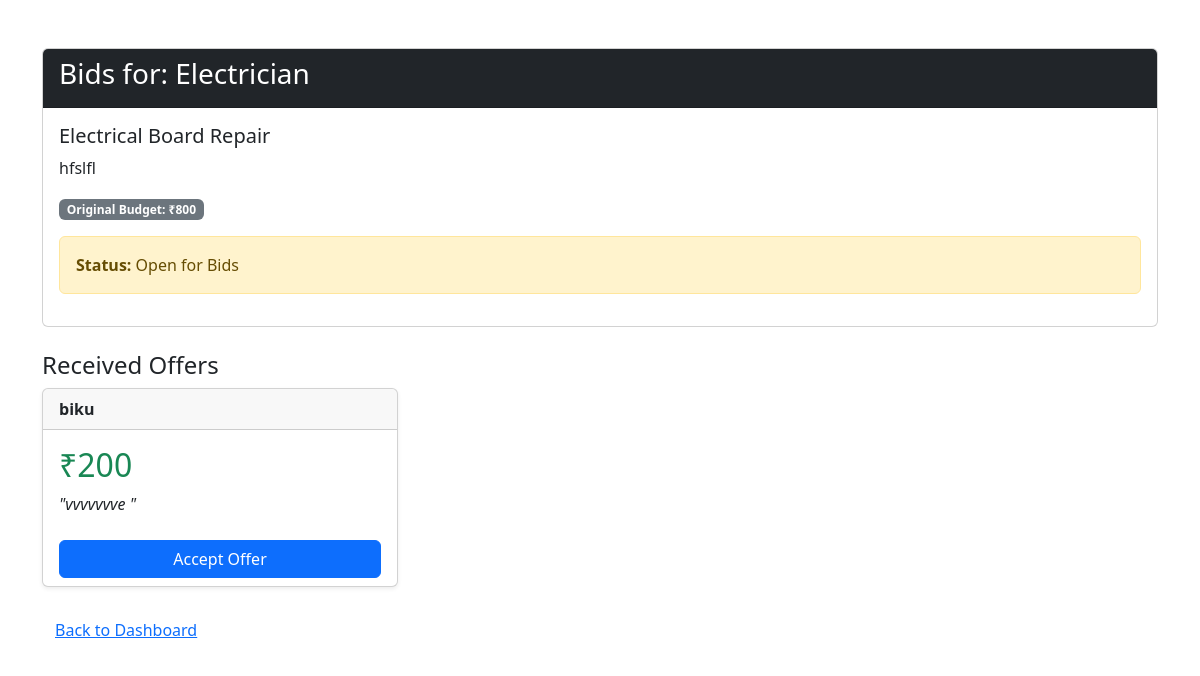
Before: /view_bids/6 (signed in) with the older database file.
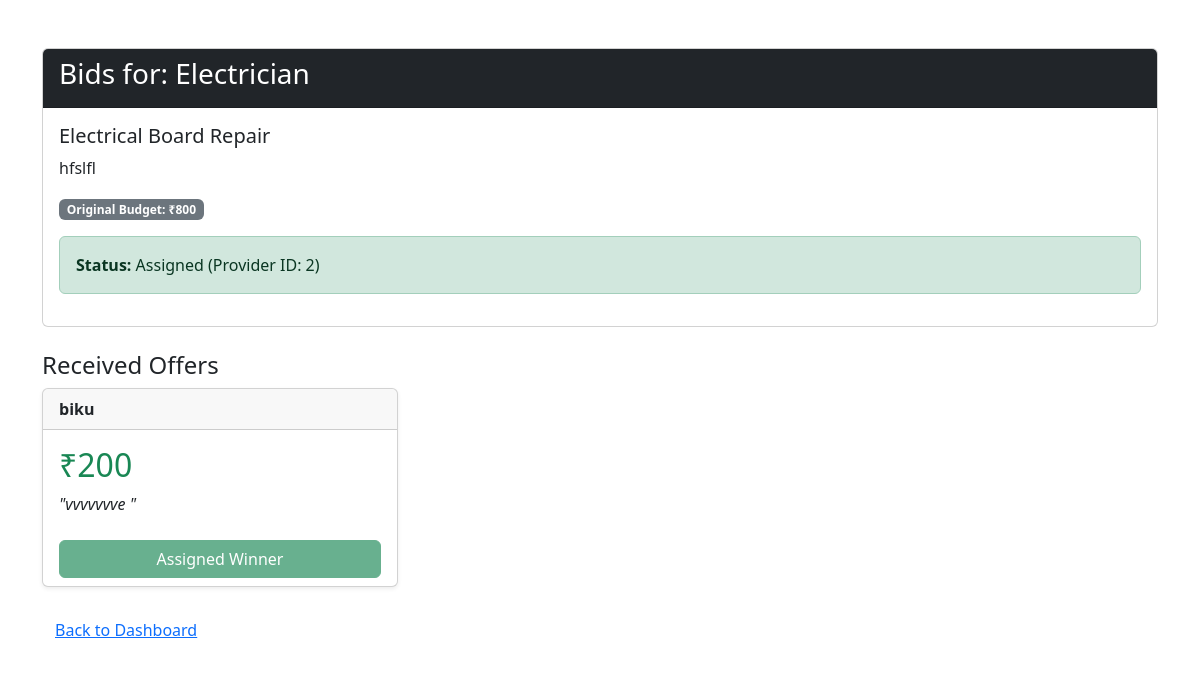
After: the same page with the newer database file.
### app.py (models this page shows)
class service_request(db.Model):
    id=db.Column(db.Integer, primary_key=True)
    consumer_id=db.Column(db.Integer, nullable=False)
    con_latitude = db.Column(db.Float, nullable=False)
    con_longitude = db.Column(db.Float, nullable=False)
    service_title=db.Column(db.String(200), nullable=False)
    service_type=db.Column(db.String(50), nullable=False)
    budget=db.Column(db.Integer, nullable=False)
    desc=db.Column(db.String(500), nullable=False)
    is_active=db.Column(db.Boolean, default=True)
    is_inprogress=db.Column(db.Boolean, default=False)
    assigned_provider_id=db.Column(db.Integer, nullable=True)
    created_at=db.Column(db.DateTime, default=db.func.current_timestamp())

class bids(db.Model):
    id=db.Column(db.Integer, primary_key=True)
    bid_amount=db.Column(db.Integer, nullable=False)
    ser_req_id=db.Column(db.Integer, nullable=False)
    con_id=db.Column(db.Integer, nullable=False)
    prov_id=db.Column(db.Integer, nullable=False)
    msg=db.Column(db.String(500), nullable=False)

class users(db.Model):
    id = db.Column(db.Integer, primary_key=True)
    email = db.Column(db.String(120), unique=True, nullable=False, index=True)
    password_hash = db.Column(db.String(255), nullable=False)
    full_name = db.Column(db.String(120), nullable=False)
    latitude = db.Column(db.Float, nullable=False)
    longitude = db.Column(db.Float, nullable=False)
    radius_km = db.Column(db.Float, default=5.0)  # optional usage
    is_provider = db.Column(db.Boolean, default=False)
    is_consumer = db.Column(db.Boolean, default=False)
    user_skill=db.Column(db.String(20), nullable=True)
    created_at = db.Column(db.DateTime, default=db.func.current_timestamp())

### app.py (the view)
@app.route('/view_bids/<int:req_id>')
def view_bids(req_id):
    if 'user_id' not in session:
        return redirect(url_for('login'))
    req = service_request.query.get_or_404(req_id)
    if req.consumer_id != session['user_id']:
        flash("You are not authorized to view this request.")
        return redirect(url_for('consumer_dashboard'))
    results = db.session.query(bids, users).join(users, bids.prov_id == users.id).filter(bids.ser_req_id == req_id).all()
    return render_template('consumer/view_bids.html', service=req, bid_data=results)

### templates/consumer/view_bids.html (shortened to what this page needs)
{% extends 'base.html' %}
{% block body %}
<div class="container mt-5">
    <div class="card mb-4">
        <div class="card-header bg-dark text-white">
            <h3>Bids for: {{ service.service_type }}</h3>
        </div>
        <div class="card-body">
            <h5 class="card-title">{{ service.service_title }}</h5>
            <p class="card-text">{{ service.desc }}</p>
            <span class="badge bg-secondary">Original Budget: ₹{{ service.budget }}</span>
            {% if service.assigned_provider_id %}
                <div class="alert alert-success mt-3">
                    <strong>Status:</strong> Assigned (Provider ID: {{ service.assigned_provider_id }})
                </div>
            {% else %}
                <div class="alert alert-warning mt-3">
                    <strong>Status:</strong> Open for Bids
                </div>
            {% endif %}
        </div>
    </div>
    <h4>Received Offers</h4>
    <div class="row row-cols-1 row-cols-md-3 g-4">
        {% for bid, provider in bid_data %}
        <div class="col">
            <div class="card shadow-sm h-100">
                <div class="card-header d-flex justify-content-between align-items-center">
                    <span class="fw-bold">{{ provider.full_name }}</span>
                    </div>
                <div class="card-body">
                    <h2 class="card-title text-success">₹{{ bid.bid_amount }}</h2>
                    <p class="card-text fst-italic">"{{ bid.msg }}"</p>
                </div>
                <div class="card-footer bg-transparent border-top-0">
                    {% if not service.assigned_provider_id %}
                        <a href="{{ url_for('accept_bid', bid_id=bid.id) }}"
                           class="btn btn-primary w-100">Accept Offer</a>
                    {% elif service.assigned_provider_id == provider.id %}
                        <button class="btn btn-success w-100" disabled>Assigned Winner</button>
                    {% else %}
                        <button class="btn btn-outline-secondary w-100" disabled>Rejected</button>
                    {% endif %}
                </div>
            </div>
        </div>
        {% endfor %}
    </div>
    <div class="mt-4">
        <a href="{{ url_for('consumer_dashboard') }}" class="btn btn-link">Back to Dashboard</a>
    </div>
</div>
{% endblock body %}

### templates/base.html (shortened to what this page needs)
<!DOCTYPE html>
<html lang="en">
<head>
    <link href="https://cdn.jsdelivr.net/npm/bootstrap@5.3.7/dist/css/bootstrap.min.css" rel="stylesheet"
>
    <link rel="stylesheet" href="https://unpkg.com/leaflet@1.9.4/dist/leaflet.css" />
</head>
<body>
    {% block body %}
    {% endblock body %}
</body>
</html>

Changed rows visible on the page:
changed service_request "Electrician": assigned_provider_id (not shown) → "2"
computed for bids "vvvvvvve": text "Accept Offer" → "Assigned Winner"
Other visible differences:
text no longer shown: "Open for Bids"
text now shown: "Assigned (Provider ID: )"
